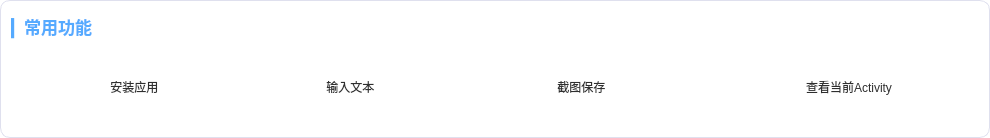
         <widget class="QWidget" name="widget" native="true">
          <property name="sizePolicy">
           <sizepolicy hsizetype="Expanding" vsizetype="Expanding">
            <horstretch>0</horstretch>
            <verstretch>0</verstretch>
           </sizepolicy>
          </property>
          <property name="layoutDirection">
           <enum>Qt::LeftToRight</enum>
          </property>
          <property name="autoFillBackground">
           <bool>false</bool>
          </property>
          <property name="styleSheet">
           <string notr="true">QWidget{
	background-color:rgb(255, 255, 255);
	border-radius:10px;
	border: 1px solid rgb(223, 224, 238);
}</string>
          </property>
          <layout class="QGridLayout" name="gridLayout_2">
           <item row="1" column="1">
            <widget class="QToolButton" name="btn_input_text">
             <property name="sizePolicy">
              <sizepolicy hsizetype="Expanding" vsizetype="Fixed">
               <horstretch>0</horstretch>
               <verstretch>0</verstretch>
              </sizepolicy>
             </property>
             <property name="minimumSize">
              <size>
               <width>220</width>
               <height>80</height>
              </size>
             </property>
             <property name="styleSheet">
              <string notr="true">QToolButton{
	font: 12pt &quot;楷体&quot;;
	color:rgb(47, 47, 47);
	qproperty-icon:url(:/new/image/image/icon_input_text.png);
	qproperty-iconSize:53px 53px;
    border: none; 
	border-radius: 10px;
	padding-left:20px;
	margin-left:20px;
}
QToolButton::hover {
	background-color:rgba(171, 171, 171,50);
}
</string>
             </property>
             <property name="text">
              <string>  输入文本</string>
             </property>
             <property name="toolButtonStyle">
              <enum>Qt::ToolButtonTextBesideIcon</enum>
             </property>
            </widget>
           </item>
           <item row="1" column="2">
            <widget class="QToolButton" name="btn_get_screenshot">
             <property name="sizePolicy">
              <sizepolicy hsizetype="Expanding" vsizetype="Fixed">
               <horstretch>0</horstretch>
               <verstretch>0</verstretch>
              </sizepolicy>
             </property>
             <property name="minimumSize">
              <size>
               <width>230</width>
               <height>80</height>
              </size>
             </property>
             <property name="styleSheet">
              <string notr="true">QToolButton{
	font: 12pt &quot;楷体&quot;;
	color:rgb(47, 47, 47);
	qproperty-icon:url(:/new/image/image/icon_screenshot.png);
	qproperty-iconSize:55px 55px;
    border: none; 
	border-radius: 10px;
	padding-left:20px;
	margin-left:20px;
}
QToolButton::hover {
	background-color:rgba(171, 171, 171,50);
}
</string>
             </property>
             <property name="text">
              <string>  截图保存</string>
             </property>
             <property name="toolButtonStyle">
              <enum>Qt::ToolButtonTextBesideIcon</enum>
             </property>
            </widget>
           </item>
           <item row="0" column="0">
            <widget class="QLabel" name="label_6">
             <property name="sizePolicy">
              <sizepolicy hsizetype="Expanding" vsizetype="Fixed">
               <horstretch>0</horstretch>
               <verstretch>0</verstretch>
              </sizepolicy>
             </property>
             <property name="minimumSize">
              <size>
               <width>0</width>
               <height>30</height>
              </size>
             </property>
             <property name="font">
              <font>
               <family>华文楷体</family>
               <pointsize>13</pointsize>
               <weight>75</weight>
               <italic>false</italic>
               <bold>true</bold>
              </font>
             </property>
             <property name="styleSheet">
              <string notr="true">QLabel{
	font: 13pt &quot;华文楷体&quot;;
	font-weight:bold;
	color:rgb(85, 170, 255);
	border:none;
}</string>
             </property>
             <property name="text">
              <string>▎常用功能</string>
             </property>
            </widget>
           </item>
           <item row="1" column="0">
            <widget class="QToolButton" name="btn_install_apk">
             <property name="sizePolicy">
              <sizepolicy hsizetype="Expanding" vsizetype="Fixed">
               <horstretch>0</horstretch>
               <verstretch>0</verstretch>
              </sizepolicy>
             </property>
             <property name="minimumSize">
              <size>
               <width>200</width>
               <height>80</height>
              </size>
             </property>
             <property name="styleSheet">
              <string notr="true">QToolButton{
	font: 12pt &quot;楷体&quot;;
	color:rgb(47, 47, 47);
	qproperty-icon:url(:/new/image/image/icon_install_apk.png);
	qproperty-iconSize:60px 60px;
    border: none; 
	border-radius: 10px;
	padding-left:20px;
	margin-left:20px;
}
QToolButton::hover {
	background-color:rgba(171, 171, 171,50);
}
</string>
             </property>
             <property name="text">
              <string>  安装应用</string>
             </property>
             <property name="toolButtonStyle">
              <enum>Qt::ToolButtonTextBesideIcon</enum>
             </property>
            </widget>
           </item>
           <item row="1" column="3">
            <widget class="QToolButton" name="btn_cur_activity">
             <property name="sizePolicy">
              <sizepolicy hsizetype="Expanding" vsizetype="Fixed">
               <horstretch>0</horstretch>
               <verstretch>0</verstretch>
              </sizepolicy>
             </property>
             <property name="minimumSize">
              <size>
               <width>300</width>
               <height>80</height>
              </size>
             </property>
             <property name="styleSheet">
              <string notr="true">QToolButton{
	font: 12pt &quot;楷体&quot;;
	color:rgb(47, 47, 47);
	qproperty-icon:url(:/new/image/image/icon_cur_activity.png);
	qproperty-iconSize:60px 60px;
    border: none; 
	border-radius: 10px;
	padding-left:20px;
	margin-left:20px;
}
QToolButton::hover {
	background-color:rgba(171, 171, 171,50);
}
</string>
             </property>
             <property name="text">
              <string>查看当前Activity</string>
             </property>
             <property name="toolButtonStyle">
              <enum>Qt::ToolButtonTextBesideIcon</enum>
             </property>
            </widget>
           </item>
          </layout>
         </widget>
